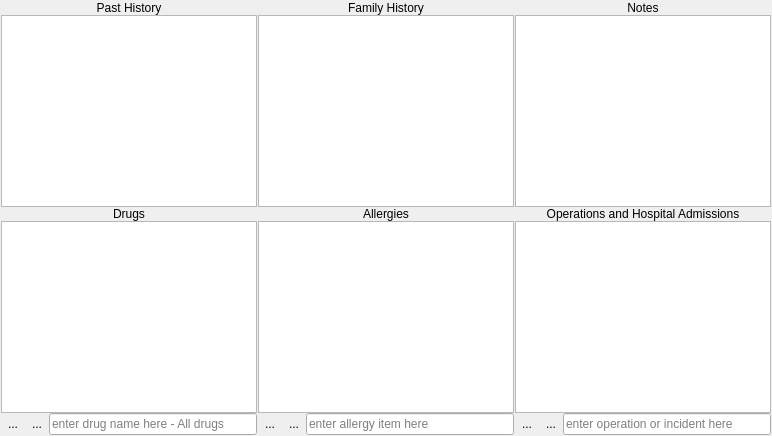
        <widget class="QFrame" name="frameMedicalHx">
         <layout class="QGridLayout" name="gridLayout_3">
          <property name="leftMargin">
           <number>1</number>
          </property>
          <property name="topMargin">
           <number>1</number>
          </property>
          <property name="rightMargin">
           <number>1</number>
          </property>
          <property name="bottomMargin">
           <number>1</number>
          </property>
          <property name="horizontalSpacing">
           <number>1</number>
          </property>
          <property name="verticalSpacing">
           <number>0</number>
          </property>
          <item row="0" column="0">
           <widget class="QLabel" name="labelPastHisotry">
            <property name="text">
             <string>Past History</string>
            </property>
            <property name="alignment">
             <set>Qt::AlignCenter</set>
            </property>
           </widget>
          </item>
          <item row="0" column="1">
           <widget class="QLabel" name="labelFamilyHx">
            <property name="text">
             <string>Family History</string>
            </property>
            <property name="alignment">
             <set>Qt::AlignCenter</set>
            </property>
           </widget>
          </item>
          <item row="0" column="2">
           <widget class="QLabel" name="lablelNotes">
            <property name="text">
             <string>Notes</string>
            </property>
            <property name="alignment">
             <set>Qt::AlignCenter</set>
            </property>
           </widget>
          </item>
          <item row="1" column="0">
           <widget class="TextEdit" name="PastHx">
            <property name="tabChangesFocus">
             <bool>true</bool>
            </property>
           </widget>
          </item>
          <item row="1" column="1">
           <widget class="TextEdit" name="familyHx">
            <property name="tabChangesFocus">
             <bool>true</bool>
            </property>
           </widget>
          </item>
          <item row="1" column="2">
           <widget class="TextEdit" name="Notes">
            <property name="tabChangesFocus">
             <bool>true</bool>
            </property>
           </widget>
          </item>
          <item row="2" column="0">
           <widget class="QLabel" name="labelDrugs">
            <property name="text">
             <string>Drugs</string>
            </property>
            <property name="alignment">
             <set>Qt::AlignCenter</set>
            </property>
           </widget>
          </item>
          <item row="2" column="1">
           <widget class="QLabel" name="labelAllergy">
            <property name="text">
             <string>Allergies</string>
            </property>
            <property name="alignment">
             <set>Qt::AlignCenter</set>
            </property>
           </widget>
          </item>
          <item row="2" column="2">
           <widget class="QLabel" name="labelOpAdmission">
            <property name="text">
             <string>Operations and Hospital Admissions</string>
            </property>
            <property name="alignment">
             <set>Qt::AlignCenter</set>
            </property>
           </widget>
          </item>
          <item row="3" column="0">
           <widget class="drugsTable" name="pDrugsTable">
            <property name="showGrid">
             <bool>false</bool>
            </property>
            <property name="gridStyle">
             <enum>Qt::NoPen</enum>
            </property>
            <property name="sortingEnabled">
             <bool>false</bool>
            </property>
            <property name="wordWrap">
             <bool>false</bool>
            </property>
            <property name="cornerButtonEnabled">
             <bool>false</bool>
            </property>
            <attribute name="horizontalHeaderVisible">
             <bool>false</bool>
            </attribute>
            <attribute name="horizontalHeaderMinimumSectionSize">
             <number>20</number>
            </attribute>
            <attribute name="horizontalHeaderHighlightSections">
             <bool>false</bool>
            </attribute>
            <attribute name="verticalHeaderVisible">
             <bool>false</bool>
            </attribute>
            <attribute name="verticalHeaderMinimumSectionSize">
             <number>20</number>
            </attribute>
            <attribute name="verticalHeaderDefaultSectionSize">
             <number>20</number>
            </attribute>
            <attribute name="verticalHeaderHighlightSections">
             <bool>false</bool>
            </attribute>
           </widget>
          </item>
          <item row="3" column="1">
           <widget class="xListWidget" name="allergyList">
            <property name="font">
             <font>
              <pointsize>10</pointsize>
              <weight>75</weight>
              <bold>true</bold>
             </font>
            </property>
            <property name="gridSize">
             <size>
              <width>0</width>
              <height>20</height>
             </size>
            </property>
           </widget>
          </item>
          <item row="3" column="2">
           <widget class="xListWidget" name="opAdmissionsList">
            <property name="font">
             <font>
              <pointsize>10</pointsize>
              <weight>75</weight>
              <bold>true</bold>
             </font>
            </property>
           </widget>
          </item>
          <item row="4" column="0">
           <layout class="QHBoxLayout" name="horizontalLayout_11">
            <item>
             <widget class="QToolButton" name="buttonAddDrug">
              <property name="toolTip">
               <string>&lt;html&gt;&lt;head/&gt;&lt;body&gt;&lt;p&gt;Add This Drug&lt;/p&gt;&lt;/body&gt;&lt;/html&gt;</string>
              </property>
              <property name="text">
               <string>...</string>
              </property>
              <property name="icon">
               <iconset resource="../res/resources.qrc">
                <normaloff>:/Graphics/add</normaloff>:/Graphics/add</iconset>
              </property>
              <property name="autoRaise">
               <bool>true</bool>
              </property>
             </widget>
            </item>
            <item>
             <widget class="QToolButton" name="buttonRemoveDrug">
              <property name="toolTip">
               <string>&lt;html&gt;&lt;head/&gt;&lt;body&gt;&lt;p&gt;Remove current selection&lt;/p&gt;&lt;/body&gt;&lt;/html&gt;</string>
              </property>
              <property name="text">
               <string>...</string>
              </property>
              <property name="icon">
               <iconset resource="../res/resources.qrc">
                <normaloff>:/Graphics/minus</normaloff>:/Graphics/minus</iconset>
              </property>
              <property name="autoRaise">
               <bool>true</bool>
              </property>
             </widget>
            </item>
            <item>
             <widget class="drugsLine" name="drugLine">
              <property name="toolTip">
               <string/>
              </property>
              <property name="whatsThis">
               <string/>
              </property>
              <property name="text">
               <string/>
              </property>
              <property name="placeholderText">
               <string>enter drug name here - All drugs</string>
              </property>
              <property name="clearButtonEnabled">
               <bool>true</bool>
              </property>
             </widget>
            </item>
           </layout>
          </item>
          <item row="4" column="1">
           <layout class="QHBoxLayout" name="horizontalLayout_7">
            <item>
             <widget class="QToolButton" name="buttonAddAllergy">
              <property name="toolTip">
               <string>&lt;html&gt;&lt;head/&gt;&lt;body&gt;&lt;p&gt;Add This Allergy&lt;/p&gt;&lt;/body&gt;&lt;/html&gt;</string>
              </property>
              <property name="text">
               <string>...</string>
              </property>
              <property name="icon">
               <iconset resource="../res/resources.qrc">
                <normaloff>:/Graphics/add</normaloff>:/Graphics/add</iconset>
              </property>
              <property name="autoRaise">
               <bool>true</bool>
              </property>
             </widget>
            </item>
            <item>
             <widget class="QToolButton" name="buttonRemoveAllergy">
              <property name="toolTip">
               <string>&lt;html&gt;&lt;head/&gt;&lt;body&gt;&lt;p&gt;Remove current selection&lt;/p&gt;&lt;/body&gt;&lt;/html&gt;</string>
              </property>
              <property name="text">
               <string>...</string>
              </property>
              <property name="icon">
               <iconset resource="../res/resources.qrc">
                <normaloff>:/Graphics/minus</normaloff>:/Graphics/minus</iconset>
              </property>
              <property name="autoRaise">
               <bool>true</bool>
              </property>
             </widget>
            </item>
            <item>
             <widget class="genericLineEdit" name="allergyLine">
              <property name="placeholderText">
               <string>enter allergy item here</string>
              </property>
              <property name="clearButtonEnabled">
               <bool>true</bool>
              </property>
             </widget>
            </item>
           </layout>
          </item>
          <item row="4" column="2">
           <layout class="QHBoxLayout" name="horizontalLayout_6">
            <item>
             <widget class="QToolButton" name="buttonAddOP">
              <property name="toolTip">
               <string>&lt;html&gt;&lt;head/&gt;&lt;body&gt;&lt;p&gt;Add This event&lt;/p&gt;&lt;/body&gt;&lt;/html&gt;</string>
              </property>
              <property name="text">
               <string>...</string>
              </property>
              <property name="icon">
               <iconset resource="../res/resources.qrc">
                <normaloff>:/Graphics/add</normaloff>:/Graphics/add</iconset>
              </property>
              <property name="autoRaise">
               <bool>true</bool>
              </property>
             </widget>
            </item>
            <item>
             <widget class="QToolButton" name="buttonRemoveOP">
              <property name="toolTip">
               <string>&lt;html&gt;&lt;head/&gt;&lt;body&gt;&lt;p&gt;Remove current selection&lt;/p&gt;&lt;/body&gt;&lt;/html&gt;</string>
              </property>
              <property name="text">
               <string>...</string>
              </property>
              <property name="icon">
               <iconset resource="../res/resources.qrc">
                <normaloff>:/Graphics/minus</normaloff>:/Graphics/minus</iconset>
              </property>
              <property name="autoRaise">
               <bool>true</bool>
              </property>
             </widget>
            </item>
            <item>
             <widget class="genericLineEdit" name="opAdLine">
              <property name="placeholderText">
               <string>enter operation or incident here</string>
              </property>
              <property name="clearButtonEnabled">
               <bool>true</bool>
              </property>
             </widget>
            </item>
           </layout>
          </item>
         </layout>
        </widget>
